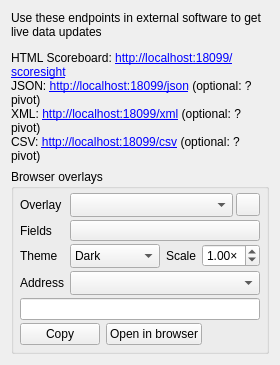
              <widget class="QWidget" name="tab_browser">
               <layout class="QVBoxLayout" name="verticalLayout_4">
                <item alignment="Qt::AlignTop">
                 <widget class="QLabel" name="label_8">
                  <property name="text">
                   <string>&lt;html&gt;&lt;head/&gt;&lt;body&gt;&lt;p&gt;Use these endpoints in external software to get live data updates&lt;/p&gt;&lt;p&gt;HTML Scoreboard: &lt;a href=&quot;http://localhost:18099/scoresight&quot;&gt;http://localhost:18099/scoresight&lt;/a&gt;&lt;br/&gt;JSON: &lt;a href=&quot;http://localhost:18099/json&quot;&gt;http://localhost:18099/json&lt;/a&gt; (optional: ?pivot)&lt;br/&gt;XML: &lt;a href=&quot;http://localhost:18099/xml&quot;&gt;http://localhost:18099/xml&lt;/a&gt; (optional: ?pivot)&lt;br/&gt;CSV: &lt;a href=&quot;http://localhost:18099/csv&quot;&gt;http://localhost:18099/csv&lt;/a&gt; (optional: ?pivot)&lt;/p&gt;&lt;/body&gt;&lt;/html&gt;</string>
                  </property>
                  <property name="textFormat">
                   <enum>Qt::RichText</enum>
                  </property>
                  <property name="wordWrap">
                   <bool>true</bool>
                  </property>
                  <property name="openExternalLinks">
                   <bool>true</bool>
                  </property>
                  <property name="textInteractionFlags">
                   <set>Qt::LinksAccessibleByMouse|Qt::TextSelectableByMouse</set>
                  </property>
                 </widget>
                </item>
                <item>
                 <widget class="QGroupBox" name="groupBox_overlays">
                  <property name="toolTip">
                   <string>Transparent pages with live values, for a browser source in OBS, vMix, Wirecast, CasparCG and other production software</string>
                  </property>
                  <property name="title">
                   <string>Browser overlays</string>
                  </property>
                  <layout class="QFormLayout" name="formLayout_overlays">
                   <property name="fieldGrowthPolicy">
                    <enum>QFormLayout::AllNonFixedFieldsGrow</enum>
                   </property>
                   <property name="horizontalSpacing">
                    <number>6</number>
                   </property>
                   <property name="verticalSpacing">
                    <number>3</number>
                   </property>
                   <property name="leftMargin">
                    <number>6</number>
                   </property>
                   <property name="topMargin">
                    <number>4</number>
                   </property>
                   <property name="rightMargin">
                    <number>6</number>
                   </property>
                   <property name="bottomMargin">
                    <number>6</number>
                   </property>
                   <item row="0" column="0">
                    <widget class="QLabel" name="label_overlayKind">
                     <property name="text">
                      <string>Overlay</string>
                     </property>
                     <property name="buddy">
                      <cstring>comboBox_overlayKind</cstring>
                     </property>
                    </widget>
                   </item>
                   <item row="0" column="1">
                    <widget class="QWidget" name="widget_overlayKind" native="true">
                     <layout class="QHBoxLayout" name="horizontalLayout_overlayKind">
                      <property name="spacing">
                       <number>3</number>
                      </property>
                      <property name="leftMargin">
                       <number>0</number>
                      </property>
                      <property name="topMargin">
                       <number>0</number>
                      </property>
                      <property name="rightMargin">
                       <number>0</number>
                      </property>
                      <property name="bottomMargin">
                       <number>0</number>
                      </property>
                      <item>
                       <widget class="QComboBox" name="comboBox_overlayKind">
                        <property name="sizePolicy">
                         <sizepolicy hsizetype="Expanding" vsizetype="Fixed">
                          <horstretch>0</horstretch>
                          <verstretch>0</verstretch>
                         </sizepolicy>
                        </property>
                        <property name="toolTip">
                         <string>A built-in overlay, or one of yours from the overlays folder</string>
                        </property>
                        <property name="sizeAdjustPolicy">
                         <enum>QComboBox::AdjustToMinimumContentsLengthWithIcon</enum>
                        </property>
                        <property name="minimumContentsLength">
                         <number>8</number>
                        </property>
                       </widget>
                      </item>
                      <item>
                       <widget class="QToolButton" name="toolButton_overlaysFolder">
                        <property name="toolTip">
                         <string>Open the overlays folder: put your own HTML overlays there</string>
                        </property>
                        <property name="accessibleName">
                         <string>Open the overlays folder</string>
                        </property>
                        <property name="toolButtonStyle">
                         <enum>Qt::ToolButtonIconOnly</enum>
                        </property>
                       </widget>
                      </item>
                     </layout>
                    </widget>
                   </item>
                   <item row="1" column="0">
                    <widget class="QLabel" name="label_overlayFields">
                     <property name="text">
                      <string>Fields</string>
                     </property>
                     <property name="buddy">
                      <cstring>toolButton_overlayFields</cstring>
                     </property>
                    </widget>
                   </item>
                   <item row="1" column="1">
                    <widget class="QToolButton" name="toolButton_overlayFields">
                     <property name="sizePolicy">
                      <sizepolicy hsizetype="Expanding" vsizetype="Fixed">
                       <horstretch>0</horstretch>
                       <verstretch>0</verstretch>
                      </sizepolicy>
                     </property>
                     <property name="toolTip">
                      <string>The fields the overlay shows</string>
                     </property>
                     <property name="accessibleName">
                      <string>Overlay fields</string>
                     </property>
                     <property name="popupMode">
                      <enum>QToolButton::InstantPopup</enum>
                     </property>
                     <property name="toolButtonStyle">
                      <enum>Qt::ToolButtonTextOnly</enum>
                     </property>
                    </widget>
                   </item>
                   <item row="2" column="0">
                    <widget class="QLabel" name="label_overlayTheme">
                     <property name="text">
                      <string>Theme</string>
                     </property>
                     <property name="buddy">
                      <cstring>comboBox_overlayTheme</cstring>
                     </property>
                    </widget>
                   </item>
                   <item row="2" column="1">
                    <widget class="QWidget" name="widget_overlayLook" native="true">
                     <layout class="QHBoxLayout" name="horizontalLayout_overlayLook">
                      <property name="spacing">
                       <number>6</number>
                      </property>
                      <property name="leftMargin">
                       <number>0</number>
                      </property>
                      <property name="topMargin">
                       <number>0</number>
                      </property>
                      <property name="rightMargin">
                       <number>0</number>
                      </property>
                      <property name="bottomMargin">
                       <number>0</number>
                      </property>
                      <item>
                       <widget class="QComboBox" name="comboBox_overlayTheme">
                        <property name="sizePolicy">
                         <sizepolicy hsizetype="Expanding" vsizetype="Fixed">
                          <horstretch>0</horstretch>
                          <verstretch>0</verstretch>
                         </sizepolicy>
                        </property>
                        <property name="toolTip">
                         <string>The overlay's colors. Minimal has no panels: white text with a shadow</string>
                        </property>
                        <property name="sizeAdjustPolicy">
                         <enum>QComboBox::AdjustToMinimumContentsLengthWithIcon</enum>
                        </property>
                        <property name="minimumContentsLength">
                         <number>5</number>
                        </property>
                        <item>
                         <property name="text">
                          <string>Dark</string>
                         </property>
                        </item>
                        <item>
                         <property name="text">
                          <string>Light</string>
                         </property>
                        </item>
                        <item>
                         <property name="text">
                          <string>Minimal</string>
                         </property>
                        </item>
                        <item>
                         <property name="text">
                          <string>Bold</string>
                         </property>
                        </item>
                       </widget>
                      </item>
                      <item>
                       <widget class="QLabel" name="label_overlayScale">
                        <property name="text">
                         <string>Scale</string>
                        </property>
                        <property name="buddy">
                         <cstring>doubleSpinBox_overlayScale</cstring>
                        </property>
                       </widget>
                      </item>
                      <item>
                       <widget class="QDoubleSpinBox" name="doubleSpinBox_overlayScale">
                        <property name="toolTip">
                         <string>The overlays fit the page's width (1920x1080, 1280x720...); this makes them bigger or smaller</string>
                        </property>
                        <property name="suffix">
                         <string notr="true">×</string>
                        </property>
                        <property name="decimals">
                         <number>2</number>
                        </property>
                        <property name="minimum">
                         <double>0.250000000000000</double>
                        </property>
                        <property name="maximum">
                         <double>4.000000000000000</double>
                        </property>
                        <property name="singleStep">
                         <double>0.250000000000000</double>
                        </property>
                        <property name="value">
                         <double>1.000000000000000</double>
                        </property>
                       </widget>
                      </item>
                     </layout>
                    </widget>
                   </item>
                   <item row="3" column="0">
                    <widget class="QLabel" name="label_overlayHost">
                     <property name="text">
                      <string>Address</string>
                     </property>
                     <property name="buddy">
                      <cstring>comboBox_overlayHost</cstring>
                     </property>
                    </widget>
                   </item>
                   <item row="3" column="1">
                    <widget class="QComboBox" name="comboBox_overlayHost">
                     <property name="toolTip">
                      <string>The network address for software on other computers, localhost for software on this one</string>
                     </property>
                     <property name="sizeAdjustPolicy">
                      <enum>QComboBox::AdjustToMinimumContentsLengthWithIcon</enum>
                     </property>
                     <property name="minimumContentsLength">
                      <number>12</number>
                     </property>
                    </widget>
                   </item>
                   <item row="4" column="0" colspan="2">
                    <widget class="QLineEdit" name="lineEdit_overlayUrl">
                     <property name="toolTip">
                      <string>Paste this address in a browser source</string>
                     </property>
                     <property name="accessibleName">
                      <string>Overlay address</string>
                     </property>
                     <property name="readOnly">
                      <bool>true</bool>
                     </property>
                    </widget>
                   </item>
                   <item row="5" column="0" colspan="2">
                    <widget class="QWidget" name="widget_overlayButtons" native="true">
                     <layout class="QHBoxLayout" name="horizontalLayout_overlayButtons">
                      <property name="spacing">
                       <number>6</number>
                      </property>
                      <property name="leftMargin">
                       <number>0</number>
                      </property>
                      <property name="topMargin">
                       <number>0</number>
                      </property>
                      <property name="rightMargin">
                       <number>0</number>
                      </property>
                      <property name="bottomMargin">
                       <number>0</number>
                      </property>
                      <item>
                       <widget class="QPushButton" name="pushButton_copyOverlayUrl">
                        <property name="toolTip">
                         <string>Copy the overlay's address</string>
                        </property>
                        <property name="text">
                         <string>Copy</string>
                        </property>
                       </widget>
                      </item>
                      <item>
                       <widget class="QPushButton" name="pushButton_openOverlayUrl">
                        <property name="toolTip">
                         <string>Open the overlay in your web browser</string>
                        </property>
                        <property name="text">
                         <string>Open in browser</string>
                        </property>
                       </widget>
                      </item>
                      <item>
                       <spacer name="horizontalSpacer_overlayButtons">
                        <property name="orientation">
                         <enum>Qt::Horizontal</enum>
                        </property>
                        <property name="sizeHint" stdset="0">
                         <size>
                          <width>0</width>
                          <height>0</height>
                         </size>
                        </property>
                       </spacer>
                      </item>
                     </layout>
                    </widget>
                   </item>
                  </layout>
                 </widget>
                </item>
                <item>
                 <spacer name="verticalSpacer_browser">
                  <property name="orientation">
                   <enum>Qt::Vertical</enum>
                  </property>
                  <property name="sizeHint" stdset="0">
                   <size>
                    <width>0</width>
                    <height>0</height>
                   </size>
                  </property>
                 </spacer>
                </item>
               </layout>
              </widget>
